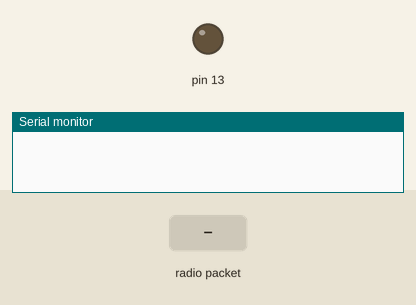
The sketch below on a simulated Arduino Uno, built with avr-gcc and run on an emulated ATmega328P. Shown: output pins drawn as LEDs (lit = HIGH), the last lines printed to the serial monitor. The test bench sets the inputs (shaded band). No radio packets arrive unless stated.

Above: at 1.2 s.
1.3 s: radio packet "Turn LED ON!" arrives
At 2.2 s:
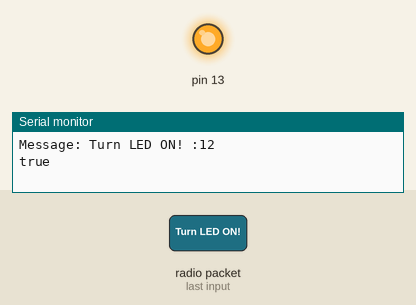
2.8 s: radio packet "1" arrives
At 3.3 s:
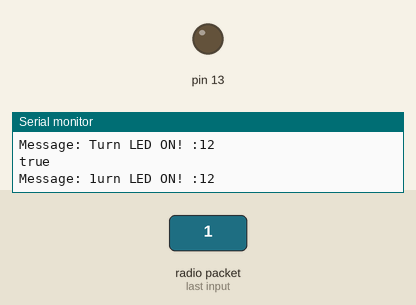
Timing chart, 0 to 5.8 s (numbered marks = the images above; inputs shaded):
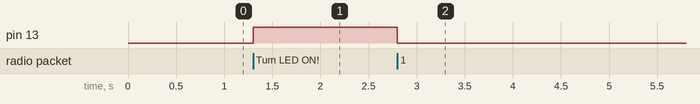

The sketch:

RX_433_switch.ino
```cpp
#include <RH_ASK.h>
#include <SPI.h> // Not actualy used but needed to compile

RH_ASK driver;

void setup()
{
  pinMode(13,1);
    Serial.begin(9600);  // Debugging only
    if (!driver.init())
         Serial.println("init failed");
}

void loop()
{
    uint8_t buf[12];
    uint8_t buflen = sizeof(buf);
    String x="";
    String y="Turn LED OFF";
    if (driver.recv(buf, &buflen)) // Non-blocking
    {
      int i;
      // Message with a good checksum received, dump it.
      Serial.print("Message: ");
      x=((String)(char*)buf);
      x.trim();
      Serial.println(x+ " :"+x.length());
       if(x=="Turn LED ON!")
       {
        Serial.println("true ");
        digitalWrite(13,1);
        }
        else
        {
          digitalWrite(13,0);
          }

    }

}
```

Measured:
- after the input at 1.3 s, pin 13: LOW → HIGH at once
- after the input at 2.8 s, pin 13: HIGH → LOW at once
